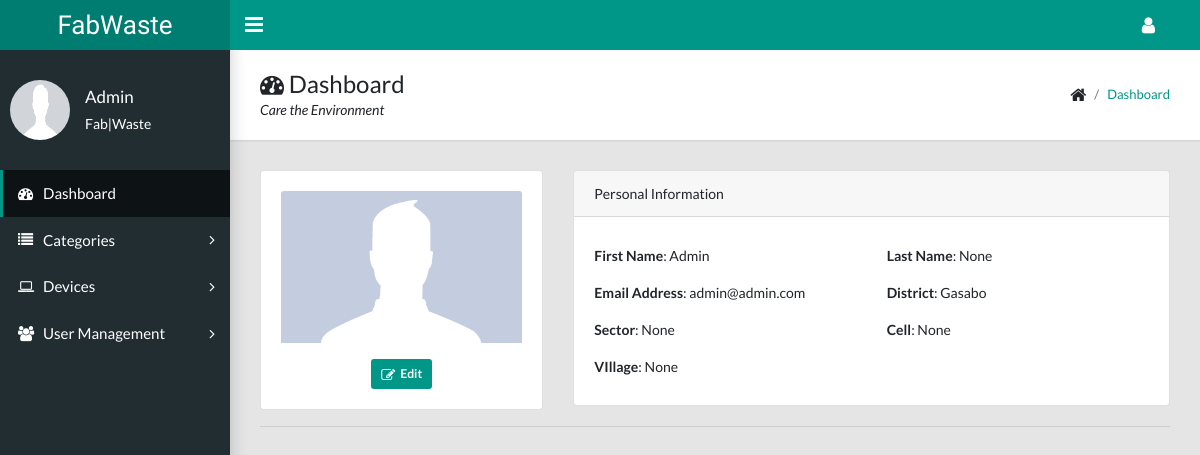
The app's page /user-profile/ (signed in), older data.
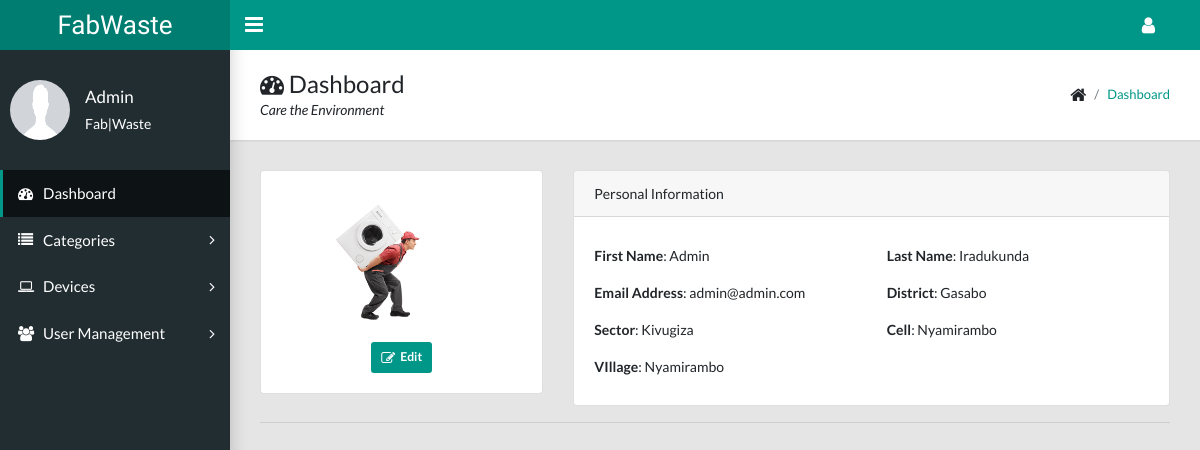
The same page, newer data.
### userauth/models.py (models this page shows, shortened)
class Profile(models.Model):
    user = models.OneToOneField(UsersAccount, on_delete=models.CASCADE, related_name='profile', blank=True, null=True)
    first_name = models.CharField(max_length=30, null=True, blank=True)
    last_name = models.CharField(max_length=200, null=True, blank=True)
    image = models.ImageField(default='blank-person.jpg')
    sector = models.CharField(max_length=100, null=True, blank=True)
    cell = models.CharField(max_length=100, null=True, blank=True)
    village = models.CharField(max_length=100, null=True, blank=True)

class UsersAccount(AbstractBaseUser, PermissionsMixin):
    email = models.EmailField(verbose_name='Email Address', unique=True)
    full_name = models.CharField(max_length=50)
    mobile = models.CharField(max_length=12, blank=True)
    is_active = models.BooleanField(default=False)
    is_staff = models.BooleanField(default=False)
    is_house_hold = models.BooleanField(default=False)
    is_agent = models.BooleanField(default=False)
    is_manufacture = models.BooleanField(default=False)
    is_admin = models.BooleanField(default=False)
    location = models.ForeignKey(District, on_delete=models.DO_NOTHING, null=True, blank=True, default=1)
    created = models.DateTimeField(auto_now_add=True)
    updated = models.DateTimeField(auto_now=True)
    objects = CustomAccountManager()
    USERNAME_FIELD = 'email'
    REQUIRED_FIELDS = ['full_name']
    class Meta:
        verbose_name = 'Account'
        verbose_name_plural = 'Account'

class District(models.Model):
    name = models.CharField(max_length=100)
    def __str__(self):
        return f'{self.name}'

### userauth/views.py (the view)
# urls.py: path('user-profile/', UserProfileAPIView.as_view(), name='user_profile'),
def user_profile(request):
    data = Profile.objects.filter(user=request.user)
    context = {'data': data}
    return render(request, 'user_profile.html', context)

### templates/user_profile.html
{% extends 'dashboard/dashboard.html' %}
{% load crispy_forms_tags %}
{% block dashboard_content %}
    <main class="app-content">
      <div class="app-title">
        <div>
          <h1><i class="fa fa-dashboard"></i> Dashboard</h1>
          <p>Care the Environment</p>
        </div>
        <ul class="app-breadcrumb breadcrumb">
          <li class="breadcrumb-item"><i class="fa fa-home fa-lg"></i></li>
          <li class="breadcrumb-item"><a href="#">Dashboard</a></li>
        </ul>
      </div>
       <div class="row">
           <div class="col-4">
               <div class="card">
                   <div class="card-body">
                       {% for dat in data %}
                        <img src="{{ dat.image.url }}" class="card-img-top" alt="">
                       <div class="text-center">
                           <a href="{% url 'edit_user_profile' dat.pk %}" class="btn btn-primary btn-sm mt-3"><i class="fa fa-edit"></i>Edit</a>
                       </div>
                       {% endfor %}
                   </div>
               </div>
           </div>
           <div class="col-8">
               <div class="card">
                   <div class="card-header">Personal Information</div>
                   <div class="card-body">
                   <div class="row">
                        {% for dat in data %}
                        <div class="col-6 mt-2 mb-2"><strong>First Name</strong>: <span>{{ dat.first_name }}</span></div>
                        <div class="col-6 mt-2 mb-2"><strong>Last Name</strong>: <span>{{ dat.last_name }}</span></div>
                        <div class="col-6 mt-2 mb-2"><strong>Email Address</strong>: <span>{{ dat.user.email }}</span></div>
                        <div class="col-6 mt-2 mb-2"><strong>District</strong>: <span>{{ dat.user.location }}</span></div>
                        <div class="col-6 mt-2 mb-2"><strong>Sector</strong>: <span>{{ dat.sector }}</span></div>
                        <div class="col-6 mt-2 mb-2"><strong>Cell</strong>: <span>{{ dat.cell }}</span></div>
                        <div class="col-6 mt-2 mb-2"><strong>VIllage</strong>: <span>{{ dat.village }}</span></div>
                       {% endfor %}
                   </div>
                   </div>
               </div>
           </div>
       </div>
       <hr>
    </main>
{% endblock %}

Row changes from the older to the newer data that the page shows:
changed Profile "Admin": image: picture added in place of a placeholder; last_name "None" → "Iradukunda"; sector "None" → "Kivugiza"; cell "None" → "Nyamirambo"; village "None" → "Nyamirambo"
